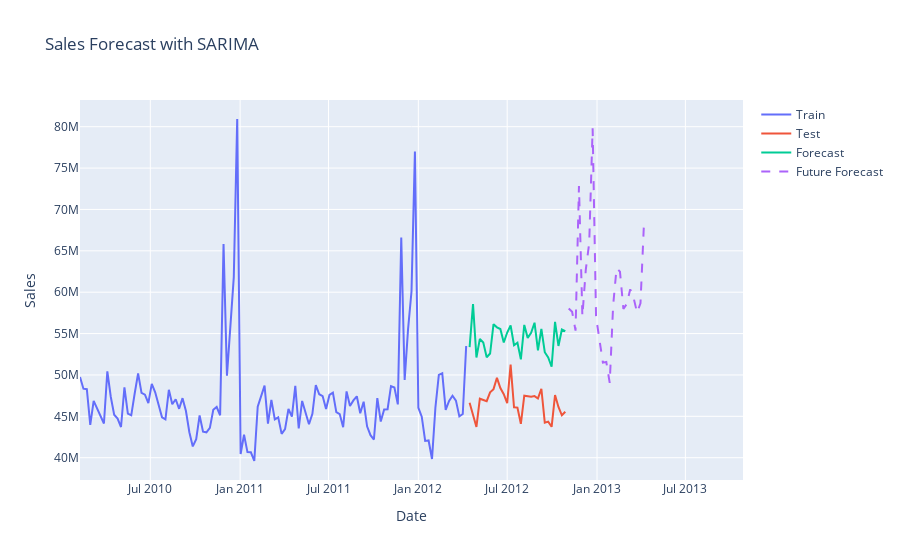

Source (notebook cell):
### Markdown cell above
# Forecasted : predicting next 52 weeks

### Code cell
# Predict future values
future_steps = 52  # For example, predicting 52 weeks into the future
future_forecast = sarima_fit.get_forecast(steps=future_steps)
future_forecast_index = pd.date_range(start=test.index[-1] + pd.Timedelta(weeks=1), periods=future_steps, freq='W')
future_forecast_series = pd.Series(future_forecast.predicted_mean, index=future_forecast_index)

# Create traces for each series
trace_train = go.Scatter(x=train.index, y=train, mode='lines', name='Train')
trace_test = go.Scatter(x=test.index, y=test, mode='lines', name='Test')
trace_forecast = go.Scatter(x=sarima_forecast.index, y=sarima_forecast, mode='lines', name='Forecast')
trace_future_forecast = go.Scatter(x=future_forecast_series.index, y=future_forecast_series, mode='lines', name='Future Forecast', line=dict(dash='dash'))

# Add traces to the figure
fig = go.Figure([trace_train, trace_test, trace_forecast, trace_future_forecast])

# Update layout
fig.update_layout(title='Sales Forecast with SARIMA',
                  xaxis_title='Date',
                  yaxis_title='Sales')

# Show plot
fig.show()
